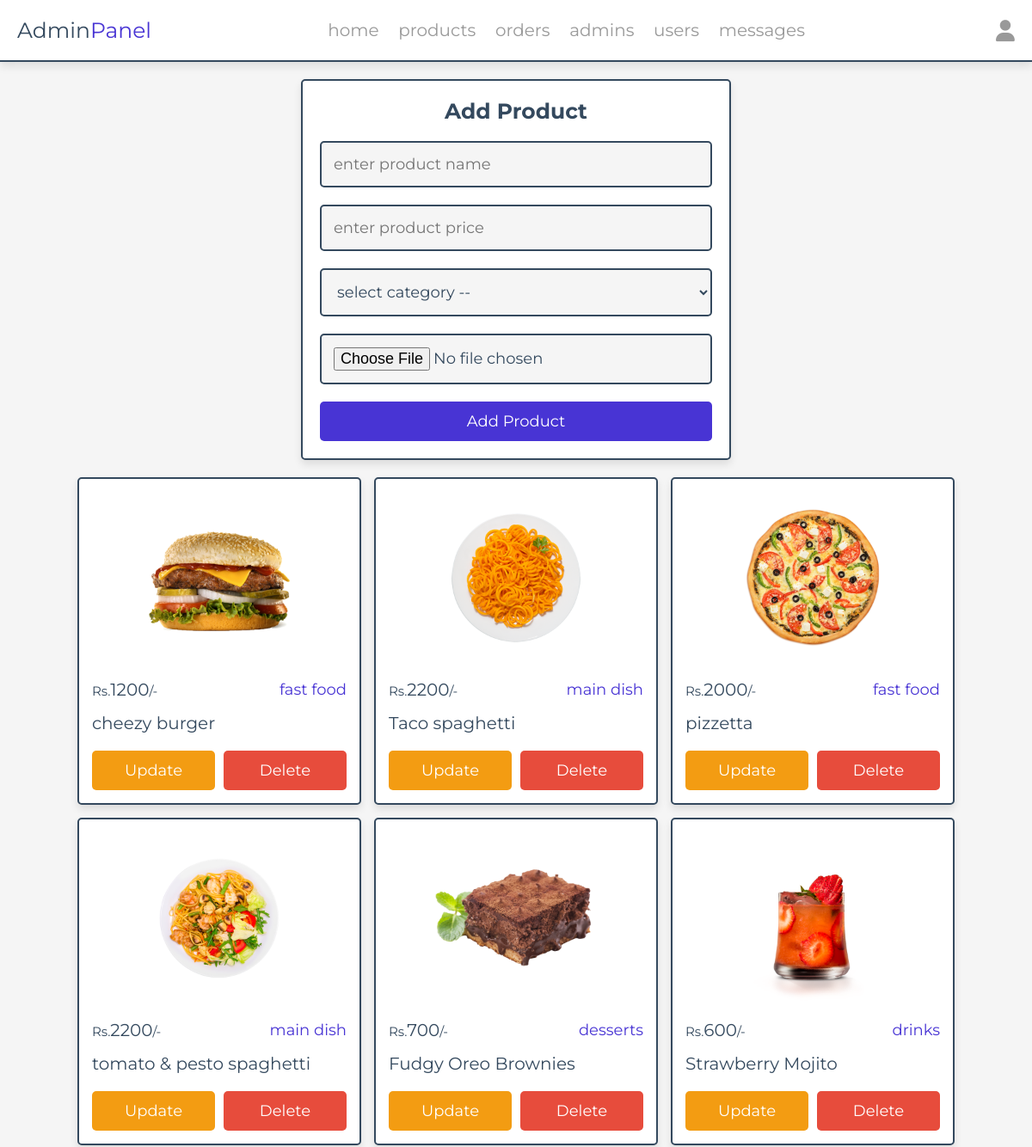
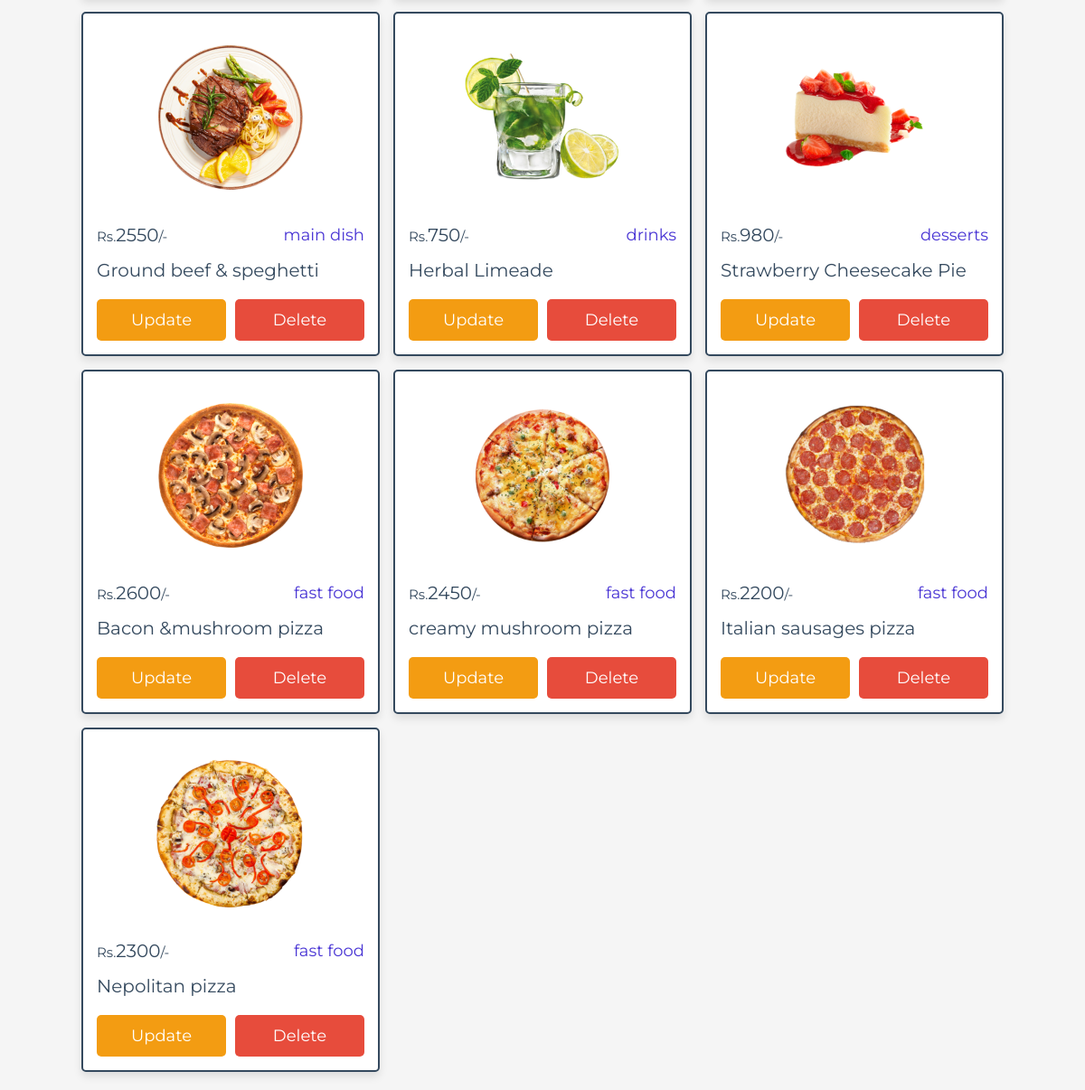
The app's page /admin/products.php (signed in) with its own data (2 pictures, top to bottom).
### tables this page shows
CREATE TABLE IF NOT EXISTS `products` (
  `id` int NOT NULL AUTO_INCREMENT,
  `name` varchar(100) NOT NULL,
  `category` varchar(100) NOT NULL,
  `price` int NOT NULL,
  `image` varchar(100) NOT NULL,
  `description` varchar(500) NOT NULL,
  PRIMARY KEY (`id`)
);

### admin/products.php (the view, shortened to what this page needs)
<?php
include '../component/connect.php';
?>
<!DOCTYPE html>
<html lang="en">
<head>
   <link rel="stylesheet" href="https://cdnjs.cloudflare.com/ajax/libs/font-awesome/6.1.1/css/all.min.css">
   <link rel="stylesheet" href="../css/admin_style.css">
</head>
<body>
<?php include '../component/admin_header.php' ?>
<section class="add-products">
   <form action="" method="POST" enctype="multipart/form-data">
      <h3>add product</h3>
      <input type="text" required placeholder="enter product name" name="name" maxlength="100" class="box">
      <input type="number" min="0" max="9999999999" required placeholder="enter product price" name="price" onkeypress="if(this.value.length == 10) return false;" class="box">
      <select name="category" class="box" required>
         <option value="" disabled selected>select category --</option>
      </select>
      <input type="file" name="image" class="box" accept="image/jpg, image/jpeg, image/png, image/webp" required>
      <input type="submit" value="add product" name="add_product" class="btn">
   </form>
</section>
<section class="show-products" style="padding-top: 0;">
   <div class="box-container">
   <?php
      $show_products = $conn->prepare("SELECT * FROM `products`");
      $show_products->execute();
      if($show_products->rowCount() > 0){
         while($fetch_products = $show_products->fetch(PDO::FETCH_ASSOC)){
   ?>
   <div class="box">
      <img src="../uploaded_img/<?= $fetch_products['image']; ?>" alt="">
      <div class="flex">
         <div class="price"><span>Rs.</span><?= $fetch_products['price']; ?><span>/-</span></div>
         <div class="category"><?= $fetch_products['category']; ?></div>
      </div>
      <div class="name"><?= $fetch_products['name']; ?></div>
      <div class="flex-btn">
         <a href="update_product.php?update=<?= $fetch_products['id']; ?>" class="option-btn">update</a>
         <a href="products.php?delete=<?= $fetch_products['id']; ?>" class="delete-btn" onclick="return confirm('delete this product?');">delete</a>
      </div>
   </div>
   <?php
         }
      }else{
         echo '<p class="empty">no products added yet!</p>';
      }
   ?>
   </div>
</section>
</body>
</html>

### css/admin_style.css (style rules this page uses)
:root { --main-color:#4834d4; --red:#e74c3c; --orange:#f39c12; --black:#34495e; --white:#fff; --light-bg:#f5f5f5; --light-color:#999; --border:.2rem solid var(--black); --box-shadow:0 .5rem 1rem rgba(0,0,0,.1); }
* { font-family: 'Montserrat', sans-serif; margin:0; padding:0; box-sizing: border-box; text-decoration: none; outline: none; border:none; }
html { font-size: 62.5%; overflow-x: hidden; }
body { background-color: var(--light-bg); }
section { max-width: 1200px; margin:0 auto; padding:2rem; }
.btn, .delete-btn, .option-btn { display: block; margin-top: 1rem; border-radius: .5rem; cursor: pointer; width: 100%; font-size: 1.8rem; color:var(--white); padding:1.2rem 3rem; text-transform: capitalize; text-align: center; }
.btn { background-color: var(--main-color); }
.delete-btn { background-color: var(--red); }
.option-btn { background-color: var(--orange); }
.flex-btn { display: flex; gap:1rem; }
.add-products form { margin:0 auto; max-width: 50rem; background-color: var(--white); border-radius: .5rem; box-shadow: var(--box-shadow); border:var(--border); padding:2rem; text-align: center; }
.add-products form h3 { margin-bottom: 1rem; font-size: 2.5rem; color:var(--black); text-transform: capitalize; }
.add-products form .box { background-color: var(--light-bg); border:var(--border); width: 100%; padding:1.4rem; font-size: 1.8rem; color:var(--black); border-radius: .5rem; margin: 1rem 0; }
.show-products .box-container { display: grid; grid-template-columns: repeat(auto-fit, 33rem); gap:1.5rem; justify-content: center; align-items: flex-start; }
.show-products .box-container .box { background-color: var(--white); border-radius: .5rem; box-shadow: var(--box-shadow); border:var(--border); padding:1.5rem; }
.show-products .box-container .box img { width: 100%; height: 20rem; object-fit: contain; margin-bottom: 1rem; }
.show-products .box-container .box .name { font-size: 2rem; color:var(--black); padding:1rem 0; }
.show-products .box-container .box .flex { display: flex; align-items: center; gap:1rem; justify-content: space-between; }
.show-products .box-container .box .flex .category { font-size: 1.8rem; color:var(--main-color); }
.show-products .box-container .box .flex .price { font-size: 2rem; color:var(--black); margin:.5rem 0; }
.show-products .box-container .box .flex .price span { font-size: 1.5rem; }

### records on screen
products: image (picture), price "1200", category "fast food", name "cheezy burger"
products: image (picture), price "2200", category "main dish", name "Taco spaghetti"
products: image (picture), price "2000", category "fast food", name "pizzetta"
products: image (picture), price "2200", category "main dish", name "tomato & pesto spaghetti"
products: image (picture), price "700", category "desserts", name "Fudgy Oreo Brownies"
products: image (picture), price "600", category "drinks", name "Strawberry Mojito"
products: image (picture), price "2550", category "main dish", name "Ground beef & speghetti"
products: image (picture), price "750", category "drinks", name "Herbal Limeade"
products: image (picture), price "980", category "desserts", name "Strawberry Cheesecake Pie"
products: image (picture), price "2600", category "fast food", name "Bacon &mushroom pizza"
products: image (picture), price "2450", category "fast food", name "creamy mushroom pizza"
products: image (picture), price "2200", category "fast food", name "Italian sausages pizza"
products: image (picture), price "2300", category "fast food", name "Nepolitan pizza"
